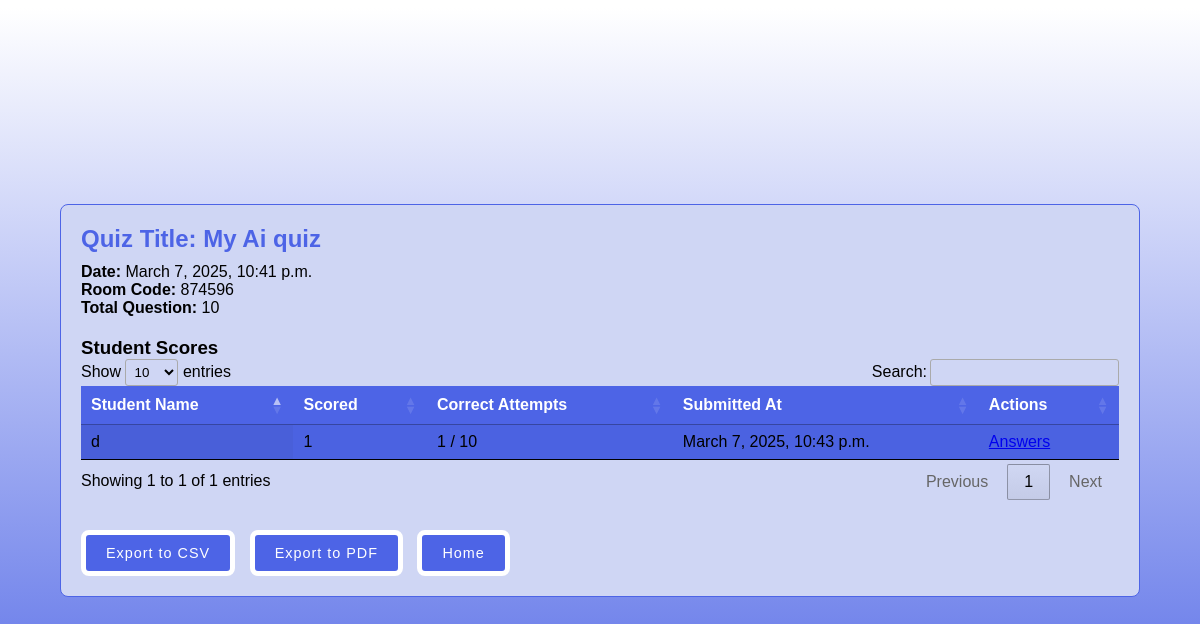
The app's page /q/view/53/ (signed in) with its own data.
### q/models.py (models this page shows, shortened)
class Quiz(models.Model):
    title = models.CharField(max_length=255)
    pdf = models.FileField(upload_to='pdfs/', null=True, blank=True)
    code = models.IntegerField(unique=True, editable=False, null=True, blank=True)
    host = models.ForeignKey(User, on_delete=models.CASCADE)
    created_at = models.DateTimeField(auto_now_add=True)
    show_results_to_student = models.BooleanField(default=True)  # Show results or not
    duration = models.IntegerField(default=2)  # Duration in minutes
    is_active = models.BooleanField(default=True)  # Whether the quiz is active or not

class QuizResult(models.Model):
    quiz = models.ForeignKey(Quiz, related_name='results', on_delete=models.CASCADE)
    user = models.ForeignKey(User, on_delete=models.CASCADE)
    score = models.IntegerField()
    total_points = models.IntegerField(default=0)
    percentage = models.DecimalField(max_digits=5, decimal_places=2, default=0)
    submitted_at = models.DateTimeField(auto_now_add=True)
    class Meta:
        ordering = ['-submitted_at']  # Most recent results first

### login/models.py (models this page shows, shortened)
class User(AbstractBaseUser, PermissionsMixin):
    email = models.EmailField(unique=True)
    first_name = models.CharField(max_length=50)
    last_name = models.CharField(max_length=50)
    is_student = models.BooleanField(default=False)
    is_teacher = models.BooleanField(default=False)
    is_verified = models.BooleanField(default=False)
    otp = models.CharField(max_length=6, blank=True, null=True)
    prn = models.CharField(max_length=20, blank=True, null=True)
    is_staff = models.BooleanField(default=False)
    is_active = models.BooleanField(default=True)
    profile_picture = models.ImageField(upload_to='profile_pics/', blank=True, null=True)
    GENDER_CHOICES = [
        ('Male', 'Male'),
        ('Female', 'Female'),
        ('Other', 'Other'),
    ]
    gender = models.CharField(max_length=10, choices=GENDER_CHOICES, default='Male')
    location = models.CharField(max_length=100, blank=True, null=True)
    date_joined = models.DateTimeField(auto_now_add=True)
    USERNAME_FIELD = 'email'
    REQUIRED_FIELDS = ['first_name', 'last_name']
    objects = CustomUserManager()
    groups = models.ManyToManyField(
        'auth.Group',
        related_name='custom_user_set',
        blank=True,
        help_text='The groups this user belongs to. A user will get all permissions granted to each of their groups.',
        verbose_name='groups',
    )
    user_permissions = models.ManyToManyField(
        'auth.Permission',
        related_name='custom_user_set',
        blank=True,
        help_text='Specific permissions for this user.',
        verbose_name='user permissions',
    )

### q/views.py (the view)
# urls.py: path('view/<int:quiz_id>/', views.quiz_view, name='quiz_view'),
@login_required
def quiz_view(request, quiz_id):
    if not request.user.is_teacher:
        return HttpResponseForbidden("You are not allowed to access this page.")
    quiz = get_object_or_404(Quiz, id=quiz_id)
    questions = quiz.questions.all()
    total_questions = questions.count()
    results = quiz.results.all()
    for result in results:
        correct_attempts = StudentAnswer.objects.filter(
            quiz_result=result,
            user_answer=F('correct_answer')
        ).count()
        result.correct_attempts = correct_attempts
    return render(request, 'view.html', {
        'quiz': quiz ,
        'results': results,
        'total_questions': total_questions,
        })

### q/templates/view.html (shortened to what this page needs)
<!DOCTYPE html>
{% load static %}
<html lang="en">
<head>
    <link rel="stylesheet" href="https://cdn.datatables.net/1.11.5/css/jquery.dataTables.min.css">
</head>
<body>
    <div class="container">
        <section class="quiz-details">
            <h2>Quiz Title: {{ quiz.title }}</h2>
            <p><strong>Date:</strong> {{ quiz.created_at }}</p>
            <p><strong>Room Code:</strong> {{ quiz.code }}</p>
            <p><strong>Total Question:</strong> {{ total_questions }}</p>
        </section>
        <section class="scores-table">
            <h3>Student Scores</h3>
            <table id="resultsTable" class="display">
                <thead>
                    <tr>
                        <th>Student Name</th>
                        <th>Scored</th>
                        <th>Correct Attempts</th>
                        <th>Submitted At</th>
                        <th>Actions</th>
                    </tr>
                </thead>
                <tbody>
                    {% for result in results %}
                        <tr>
                            <td>{{ result.user.first_name }}</td>
                            <td>{{ result.score }}</td>
                            <td>{{ result.correct_attempts }} / {{ total_questions }}</td>
                            <td>{{ result.submitted_at }}</td>
                            <td><a href="{% url 'view_student_answers' result.id %}">Answers</a></td>
                        </tr>
                    {% endfor %}
                </tbody>
            </table>
        </section>
        <section class="export-options">
            <button onclick="exportToCSV()">Export to CSV</button>
            <button onclick="exportToPDF()">Export to PDF</button>
            <button onclick="home()">Home</button>
        </section>
    </div>
</body>
</html>

### q/templates/view.html (style rules this page uses)
* { margin: 0; padding: 0; box-sizing: border-box; font-family: Arial, sans-serif; }
body { margin: 0; background: linear-gradient(0deg, #4d64e6 0%, #ffffff 99%); font-family: "Poppins"; display: flex; justify-content: center; align-items: center; min-height: 100vh; }
.container { max-width: 1200px; width: 90%; margin: 20px auto; padding: 20px; border: 1px solid #4d64e6; border-radius: 8px; background-color: #cfd6f4; }
.quiz-details { margin-bottom: 20px; }
.quiz-details h2 { margin-bottom: 10px; color: #4d64e6; }
.scores-table { margin-bottom: 30px; overflow-x: auto; }
.scores-table table { width: 100%; border-collapse: collapse; margin-top: 10px; background-color: #4d64e6; }
.scores-table th, .scores-table td { padding: 10px; text-align: left; border-bottom: 1px solid #000; white-space: nowrap; }
.scores-table th { background-color: #4d64e6; color: white; }
.export-options button { padding: 10px 20px; margin-right: 10px; border: 5px solid #fff; color: #fff; text-decoration: none; border-radius: 1vh; font-size: 1.2vw; transition: 0.6s ease-in-out; letter-spacing: 1px; background: #4d64e6; }

### records on screen
Quiz: title "My Ai quiz", created_at "March 7, 2025, 10:41 p.m.", code "874596"
QuizResult: user.first_name "d", score "1", correct_attempts "1", total_questions "10", submitted_at "March 7, 2025, 10:43 p.m."

### other values on screen
{{ total_questions }} "10"
